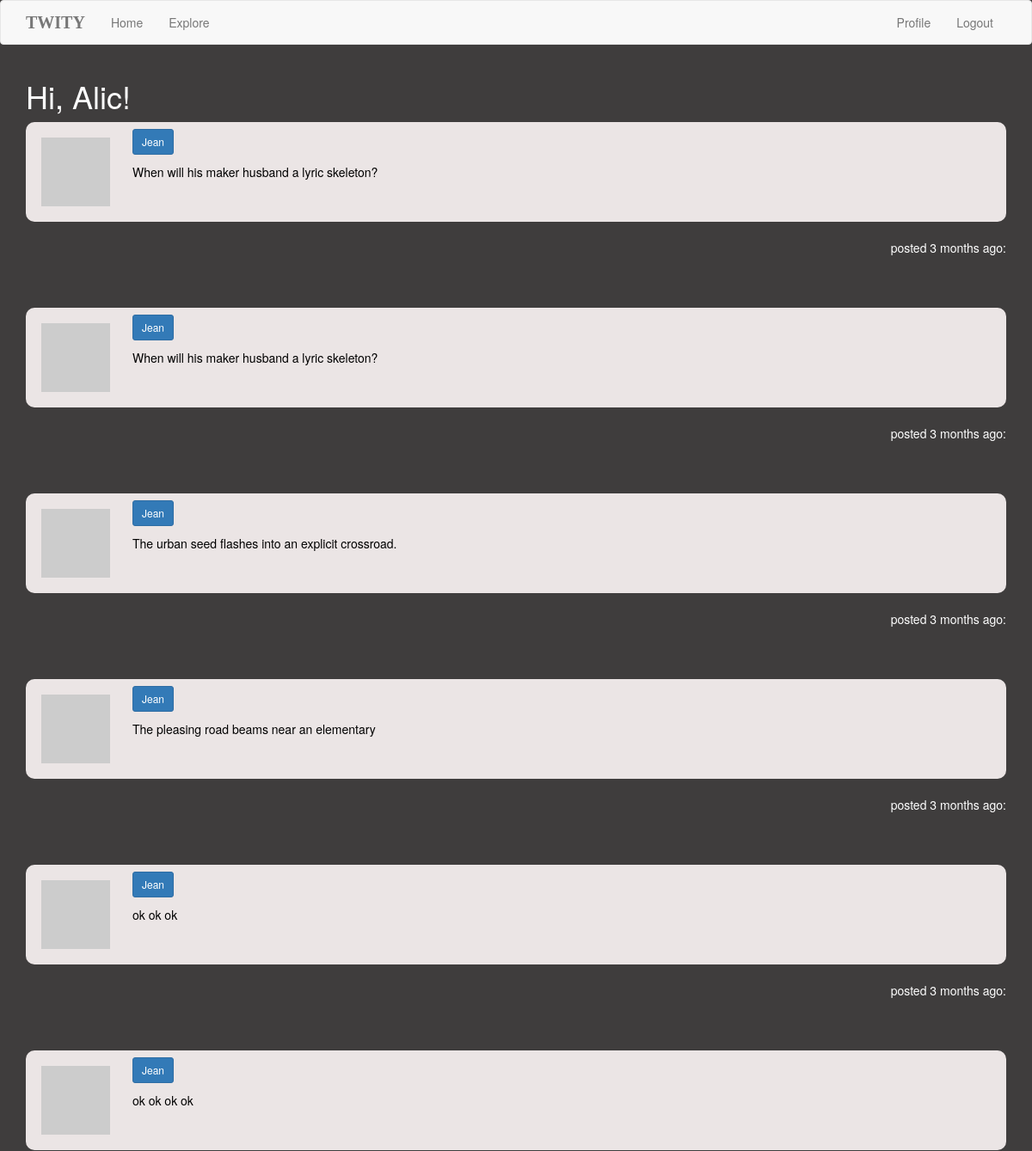
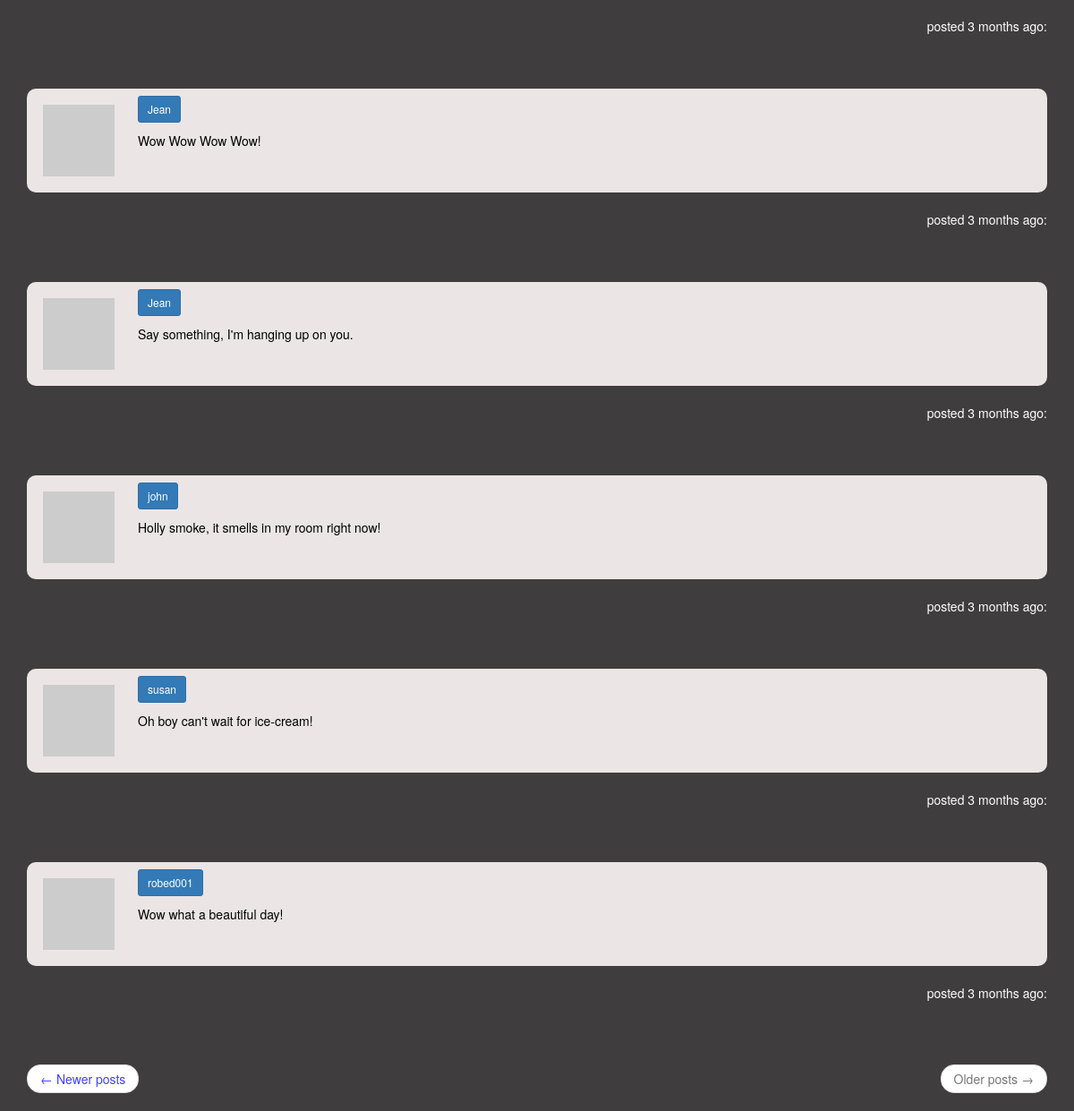
Screenshot of /explore?page=2 (signed in) with the database file from the repository (2 pictures, top to bottom).
### app/models.py (models this page shows, shortened)
class User(UserMixin, db.Model):
    id = db.Column(db.Integer, primary_key=True)
    username = db.Column(db.String(64), index=True, unique=True)
    email = db.Column(db.String(120), index=True, unique=True)
    password_hash = db.Column(db.String(128))
    posts = db.relationship('Post', backref='author', lazy='dynamic')
    about_me = db.Column(db.String(140))
    last_seen = db.Column(db.DateTime, default=datetime.utcnow)
    followed = db.relationship(
        'User', secondary=followers,
        primaryjoin=(followers.c.follower_id == id),
        secondaryjoin=(followers.c.followed_id == id),
        backref=db.backref('followers', lazy='dynamic'), lazy='dynamic')
    def avatar(self, size):
        digest = md5(self.email.lower().encode('utf-8')).hexdigest()
        return 'https://www.gravatar.com/avatar/{}?d=identicon&s={}'.format(
            digest, size)

class Post(db.Model):
    id = db.Column(db.Integer, primary_key=True)
    body = db.Column(db.String(140))
    timestamp = db.Column(db.DateTime, index=True, default=datetime.utcnow)
    user_id = db.Column(db.Integer, db.ForeignKey('user.id'))

### app/routes.py (the view)
@app.route('/explore')
@login_required
def explore():
    page = request.args.get('page', 1, type=int)
    posts = Post.query.order_by(Post.timestamp.desc()).paginate(page,
        app.config['POSTS_PER_PAGE'], False)
    next_url = url_for('explore', page=posts.next_num) \
        if posts.has_next else None
    prev_url = url_for('explore', page=posts.prev_num) \
        if posts.has_prev else None
    return render_template("index.html", title='Explore',
        posts=posts.items, next_url=next_url, prev_url=prev_url)

### app/models.py (called while the page is built)
@login.user_loader
def load_user(id):
    return User.query.get(int(id))

### app/routes.py (called while the page is built)
@app.before_request
def before_request():
    if current_user.is_authenticated:
        current_user.last_seen = datetime.utcnow()
        db.session.commit()

### app/templates/index.html (shortened to what this page needs)
{% extends "base.html" %}
{% import 'bootstrap/wtf.html' as wtf %}
{% block app_content %}
    <h1>Hi, {{ current_user.username }}!</h1>
    {% for post in posts %}
        {% include '_post.html' %}
    {% endfor %}
    <nav aria-label="...">
        <ul class="pager">
            <li class="previous{% if not prev_url %} disabled{% endif %}">
                <a href="{{ prev_url or '#' }}">
                    <span aria-hidden="true">&larr;</span> Newer posts
                </a>
            </li>
            <li class="next{% if not next_url %} disabled{% endif %}">
                <a href="{{ next_url or '#' }}">
                    Older posts <span aria-hidden="true">&rarr;</span>
                </a>
            </li>
        </ul>
    </nav>
{% endblock %}

### app/templates/_post.html (shortened to what this page needs)
    <table class="table">
        <tr>
            <td width="70px" class="data">
                <a href="{{ url_for('user', username=post.author.username) }}">
                    <img src="{{ post.author.avatar(70) }}" />
                </a>
            </td>
            <td>
                <span class="user_popup">
                <a class="btn btn-primary btn-sm" href="{{ url_for('user', username=post.author.username) }}">
                    {{ post.author.username }}
                </a>
                </span>
                <br>
                {{ post.body }}
            </td>
        </tr>
    </table>
    <p style="text-align:right">posted {{ moment(post.timestamp).fromNow() }}:</p>

### app/static/mystyle.css (style rules this page uses)
html body { background-color: #3f3d3d; background-repeat: no-repeat; color: white; Opacity: 100; }
table { background-color: rgb(235, 229, 229); color: black; -moz-border-radius:10px; -webkit-border-radius:10px; border-radius:10px; margin-top: 10px; border-style: hidden; }
table tr:last-child td:first-child { border-bottom-left-radius: 10px; }
table tr:last-child td:last-child { border-bottom-right-radius: 10px; }
a { color: rgb(65, 65, 255); text-decoration: none; }
a:link { text-decoration: none; }
img { float: left; margin: 10px; }
h1 { text-transform: capitalize; }
.btn-sm { margin-bottom: 10px; margin-right: 10px; border-radius: 10; }

### rows the page displays
User: username "Alic"
Post: author.username "Jean", body "When will his maker husband a lyric skeleton?", timestamp "3 months ago"
Post: author.username "Jean", body "When will his maker husband a lyric skeleton?", timestamp "3 months ago"
Post: author.username "Jean", body "The urban seed flashes into an explicit crossroad.", timestamp "3 months ago"
Post: author.username "Jean", body "The pleasing road beams near an elementary", timestamp "3 months ago"
Post: author.username "Jean", body "ok ok ok", timestamp "3 months ago"
Post: author.username "Jean", body "ok ok ok ok", timestamp "3 months ago"
Post: author.username "Jean", body "Wow Wow Wow Wow!", timestamp "3 months ago"
Post: author.username "Jean", body "Say something, I'm hanging up on you.", timestamp "3 months ago"
Post: author.username "john", body "Holly smoke, it smells in my room right now!", timestamp "3 months ago"
Post: author.username "susan", body "Oh boy can't wait for ice-cream!", timestamp "3 months ago"
Post: author.username "robed001", body "Wow what a beautiful day!", timestamp "3 months ago"
